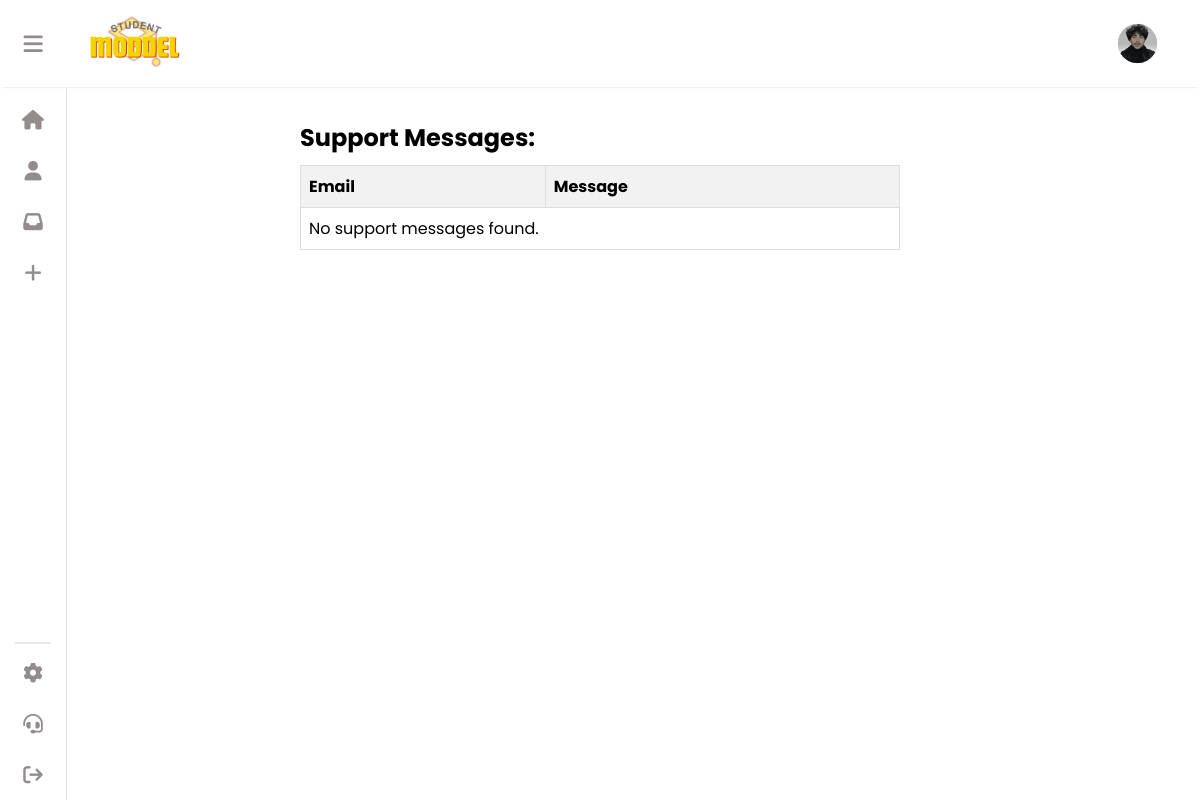
/support (signed in), run on an earlier commit of the app's database.
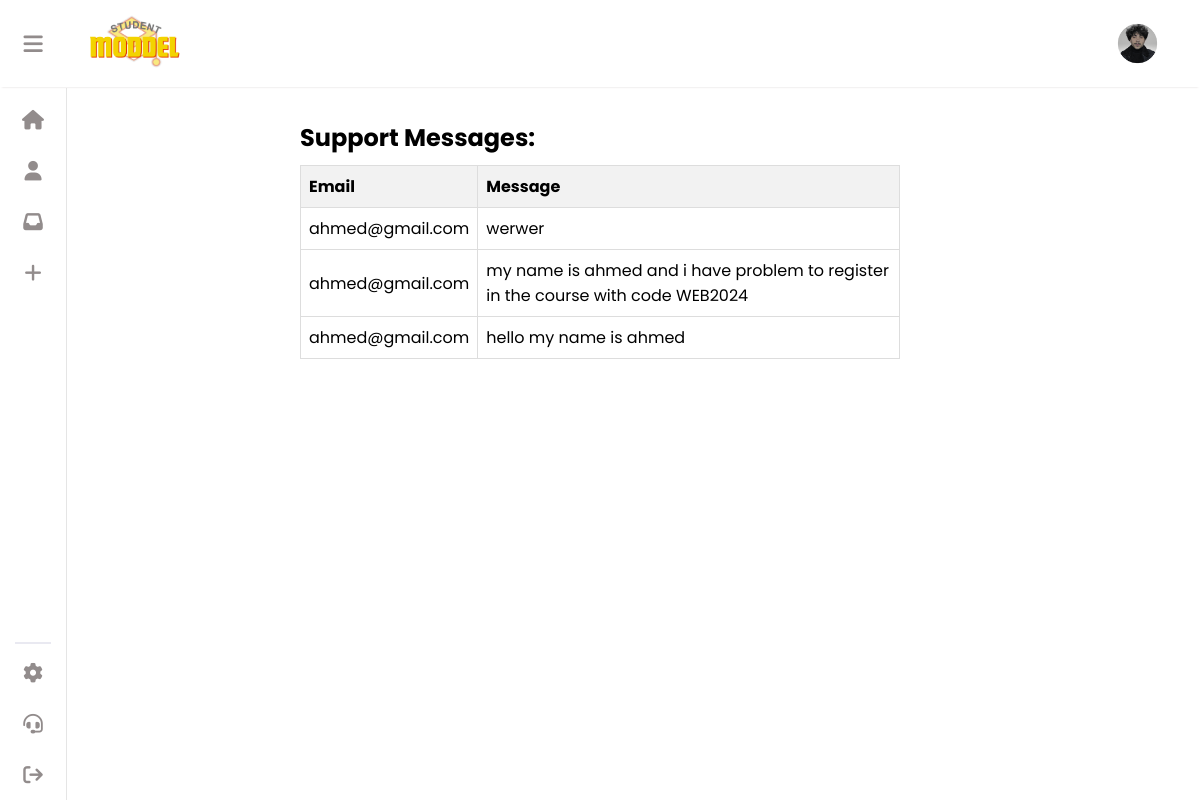
And on a later commit of the database.
### crud/models.py (models this page shows)
class SupportMessage(models.Model):
    message = models.CharField(max_length=255)
    email = models.EmailField(max_length=120)

### crud/views.py (the view)
# urls.py: path('support', views.support, name='support'),
@login_required(login_url='login')
def support(request):
    userl = request.user
    print(f'Logged-in user: {userl}')
    student = Student.objects.filter(user=userl).first()
    print(f'Student found: {student}')
    support_messages = []
    if userl.is_staff:  # Check if the user is an admin
        support_messages = SupportMessage.objects.all()
    return render(request, 'support.html', {'student': student, 'support_messages': support_messages})

### crud/templates/support.html (shortened to what this page needs)
<!DOCTYPE html>
<html lang="en">
<head>
    {% load static %}
    <link rel="stylesheet" type="text/css" href="{% static 'css/support.css' %}">
    <link rel="stylesheet" type="text/css" href="{% static 'css/style.css' %}">
    <link rel="stylesheet" href="https://cdnjs.cloudflare.com/ajax/libs/font-awesome/6.5.1/css/all.min.css"
 />
</head>
<body>
    {% include "aside.html" %}
{% if user.is_staff %}
<div class="supportAdmin">
    <div class="support-messages">
        <h2>Support Messages:</h2>
    <table class="support-messages-table">
        <thead>
            <tr>
                <th>Email</th>
                <th>Message</th>
            </tr>
        </thead>
        <tbody>
            {% for support_message in support_messages %}
                <tr>
                    <td>{{ support_message.email }}</td>
                    <td>
                        <div id="details-{{ forloop.counter }}" class="message-details">
                            {{ support_message.message }}
                        </div>
                    </td>
                </tr>
            {% empty %}
                <tr>
                    <td colspan="3">No support messages found.</td>
                </tr>
            {% endfor %}
        </tbody>
    </table>
</div>
{%endif%}
</body>
</html>

What changed in the data, as far as the page shows it:
added SupportMessage: email "ahmed@gmail.com", message "werwer"
added SupportMessage: email "ahmed@gmail.com", message "my name is ahmed and i have problem to register in the course with code WEB2024"
added SupportMessage: email "ahmed@gmail.com", message "hello my name is ahmed"
Also different on the page:
text no longer shown: "No support messages found."
